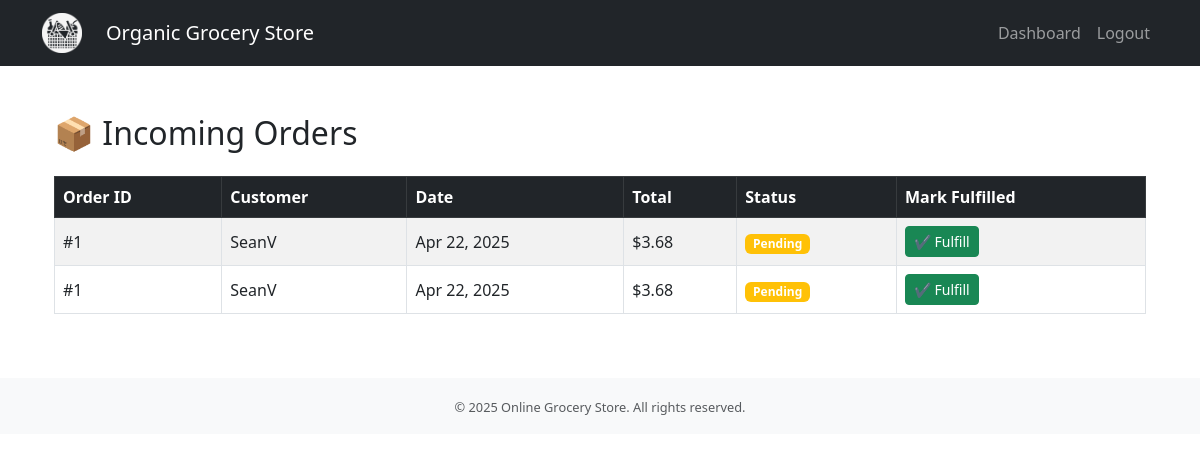
/orders/vendor/orders/ (signed in), run on an earlier commit of the app's database.
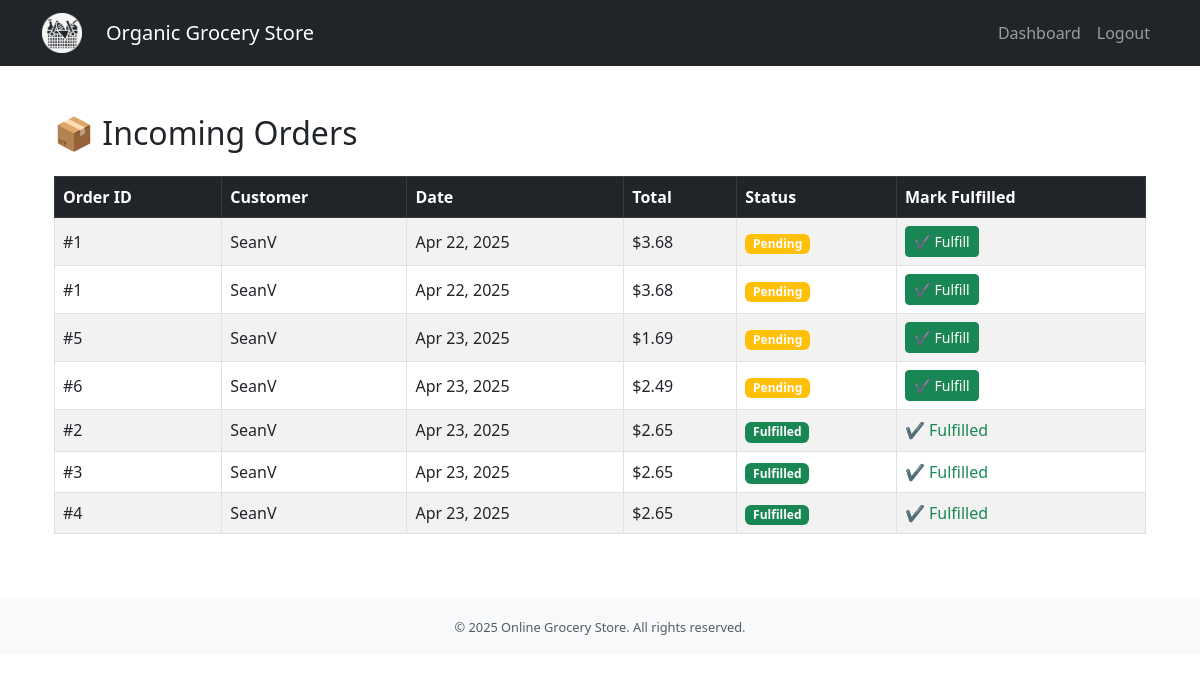
And on a later commit of the database.
### orders/models.py (models this page shows, shortened)
class OrderDetail(models.Model):
    order = models.ForeignKey(Order, on_delete=models.CASCADE, related_name='details')
    product = models.ForeignKey(Product, on_delete=models.CASCADE)
    quantity = models.PositiveIntegerField()
    price_at_purchase = models.DecimalField(max_digits=8, decimal_places=2)
    fulfilled = models.BooleanField(default=False)

class Order(models.Model):
    customer = models.ForeignKey(Customer, on_delete=models.CASCADE)
    created_at = models.DateTimeField(auto_now_add=True, null=True)
    status = models.CharField(max_length=50, default="Pending")
    delivery_agent = models.ForeignKey('users.DeliveryAgent', null=True, blank=True, on_delete=models.SET_NULL)
    delivery_address = models.TextField(blank=True, null=True)
    payment_method = models.CharField(max_length=50, choices=[
    ('Card', 'Credit/Debit Card'),
    ('COD', 'Cash on Delivery')
    ], default='Card')

### users/models.py (models this page shows, shortened)
class Customer(models.Model):
    user = models.OneToOneField(User, on_delete=models.CASCADE, null=True)
    address = models.TextField(default='', blank=True)
    phone = models.CharField(max_length=15, default='', blank=True)

### orders/views.py (the view)
# urls.py: path('vendor/orders/', views.vendor_orders_view, name='vendor_orders'),
@login_required
def vendor_orders_view(request):
    try:
        vendor = request.user.vendor
    except Vendor.DoesNotExist:
        return redirect('login')
    order_details = OrderDetail.objects.filter(product__vendor=vendor).select_related('order', 'product', 'order__customer')
    orders_totals = {}
    for od in order_details:
        order_id = od.order.id
        orders_totals[order_id] = orders_totals.get(order_id, 0) + od.price_at_purchase * od.quantity
    return render(request, 'orders/vendor_orders.html', {
        'order_details': order_details,
        'orders_totals': orders_totals,
    })

### orders/templatetags/custom_filters.py (called while the page is built)
@register.filter
def dict_get(d, key):
    try:
        return d.get(key)
    except Exception:
        return None

### orders/templates/orders/vendor_orders.html (shortened to what this page needs)
{% extends 'base.html' %}
{% load custom_filters %}
{% block content %}
<div class="container mt-5">
  <h2 class="mb-4">📦 Incoming Orders</h2>
  {% if order_details %}
    <div class="table-responsive">
      <table class="table table-bordered table-striped align-middle">
        <thead class="table-dark">
          <tr>
            <th>Order ID</th>
            <th>Customer</th>
            <th>Date</th>
            <th>Total</th>
            <th>Status</th>
            <th>Mark Fulfilled</th>
          </tr>
        </thead>
        <tbody>
          {% for od in order_details %}
          <tr>
            <td>#{{ od.order.id }}</td>
            <td>{{ od.order.customer.user.username }}</td>
            <td>{{ od.order.created_at|date:"M d, Y" }}</td>
            <td>${{ orders_totals|default_if_none:0|dict_get:od.order.id }}</td>
            <td>
              {% if od.fulfilled %}
                <span class="badge bg-success">Fulfilled</span>
              {% else %}
                <span class="badge bg-warning">Pending</span>
              {% endif %}
            </td>
            <td>
              {% if not od.fulfilled %}
              <form method="post" action="{% url 'fulfill_order' od.id %}">
                <button type="submit" class="btn btn-sm btn-success">✔ Fulfill</button>
              </form>
              {% else %}
                <span class="text-success">✔ Fulfilled</span>
              {% endif %}
            </td>
          </tr>
          {% endfor %}
        </tbody>
      </table>
    </div>
  {% else %}
    <div class="alert alert-info">No incoming orders at this time.</div>
  {% endif %}
</div>
{% endblock %}

What changed in the data, as far as the page shows it:
added OrderDetail: order.id "5", order.customer.user.username "SeanV", order.created_at "Apr 23, 2025", order "1.69", fulfilled "Pending"
added OrderDetail: order.id "6", order.customer.user.username "SeanV", order.created_at "Apr 23, 2025", order "2.49", fulfilled "Pending"
added OrderDetail: order.id "2", order.customer.user.username "SeanV", order.created_at "Apr 23, 2025", order "2.65", fulfilled "Fulfilled"
added OrderDetail: order.id "3", order.customer.user.username "SeanV", order.created_at "Apr 23, 2025", order "2.65", fulfilled "Fulfilled"
added OrderDetail: order.id "4", order.customer.user.username "SeanV", order.created_at "Apr 23, 2025", order "2.65", fulfilled "Fulfilled"
